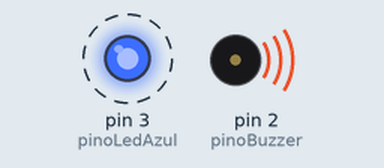
This sketch was run on a simulated Arduino Uno, built with avr-gcc and run on an emulated ATmega328P. Parts: output pins drawn as LEDs (lit = HIGH), buzzer (waves = sounding). Dashed ring = blinking.

Above: at 1.5 s.
Timing chart, 0 to 5.6 s (numbered marks = the images above):
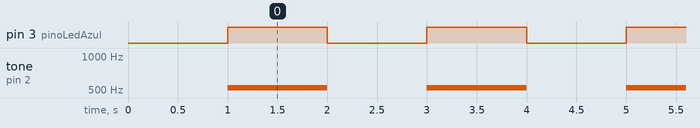

Measured:
- by itself, pin 3 (pinoLedAzul): alternates HIGH for 1.0 s and LOW for 1.0 s
- by itself, tone on pin 2 (pinoBuzzer): alternates 523 Hz for 1.0 s and silent for 1.0 s

The sketch:

Buzzer_botao.ino
```cpp
//constante para o pino da buzzer
#define pinoBuzzer 2
#define pinoLedAzul 3

void setup() {
  Serial.begin(9600);

  //modo do pino
  pinMode(pinoBuzzer, OUTPUT);
  pinMode(pinoLedAzul, OUTPUT);
  delay(1000);//parada estrategica


}

void loop() {
  tone(pinoBuzzer, 523);//nota musical dó
  digitalWrite(pinoLedAzul, HIGH);
  delay(1000);
  noTone(pinoBuzzer);//DESLIGA A BUZZER
  digitalWrite(pinoLedAzul, LOW);//APAGA O LED
  delay(1000);

}
```
